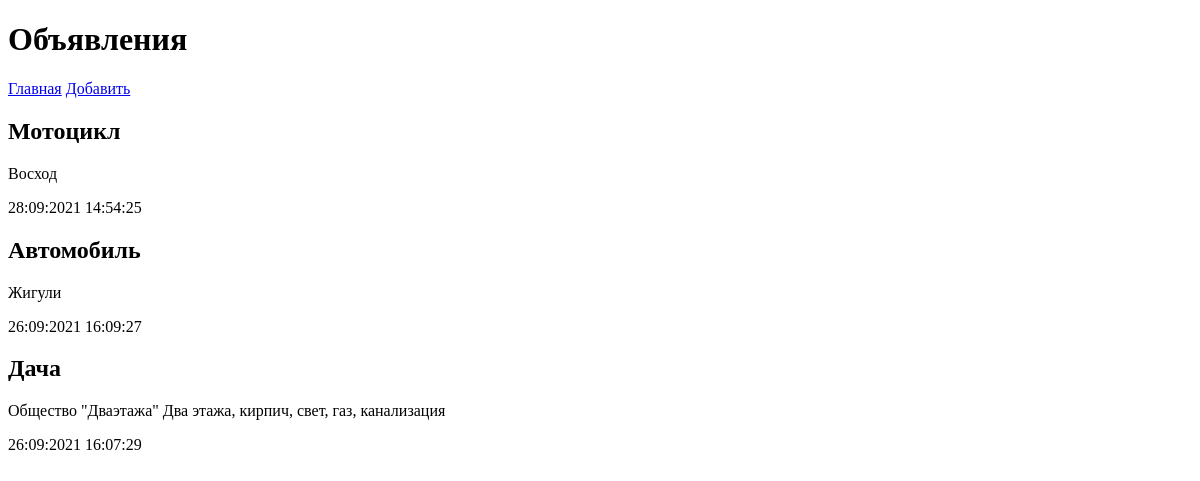
The app's page /bboard/, older data.
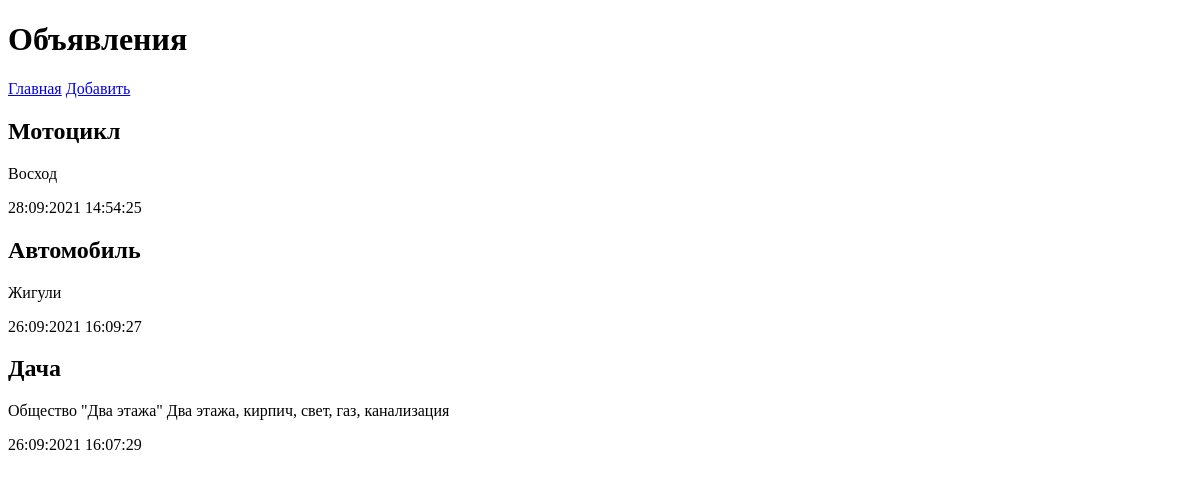
The same page, newer data.
### bboard/models.py (models this page shows)
class Bb(models.Model):
    objects = None
    title = models.CharField(max_length=50, verbose_name='Товар')
    content = models.TextField(null=True, blank=True, verbose_name='Описание')
    price = models.FloatField(null=True, blank=True, verbose_name='Цена')
    published = models.DateTimeField(auto_now_add=True, db_index=True, verbose_name='Опубликовано')
    rubric = models.ForeignKey('Rubric', null=True, on_delete=models.PROTECT, verbose_name='Рубрика')
    class Meta:
        verbose_name_plural = 'Объявления'
        verbose_name = 'Объявление'
        ordering = ['-published']

### bboard/views.py (the view)
# urls.py: path('', index, name='index'),
def index(request):
    bbs = Bb.objects.all()
    rubrics = Rubric.objects.all()
    context = {'bbs': bbs, 'rubrics': rubrics}
    return render(request, 'bboard/index.html', context)

### bboard/templates/bboard/index.html (shortened to what this page needs)
{% extends "layout/basic.html" %}
{% block content %}
{% for bb in bbs %}
<div>
    <h2>{{ bb.title }}</h2>
    <p>{{ bb.content }}</p>
    <p>{{ bb.published | date:"d:m:Y H:i:s" }}</p>
</div>
{% endfor %}
{% endblock %}

Row changes from the older to the newer data that the page shows:
changed Bb "Дача": content "Общество \"Дваэтажа\" Два этажа, кирпич, свет, газ, канализация" → "Общество \"Два этажа\" Два этажа, кирпич, свет, газ, канализация"
